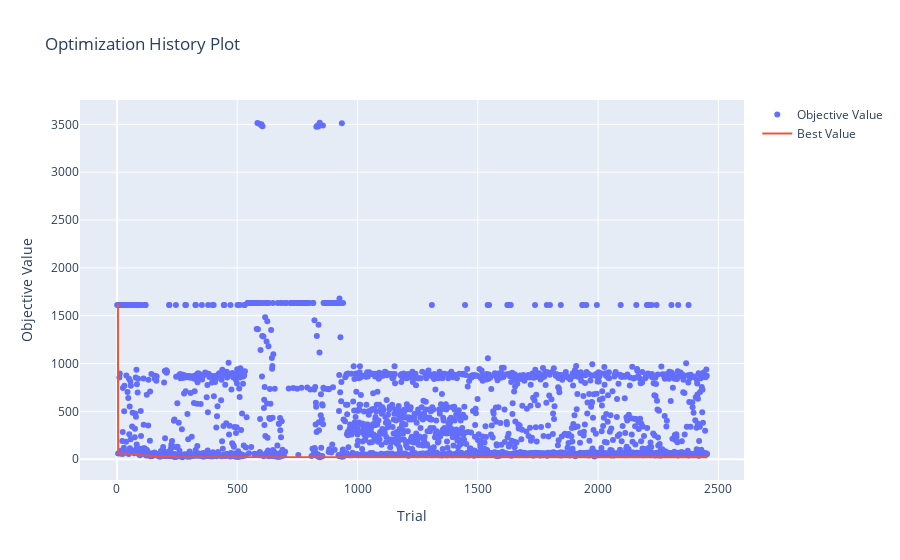

The notebook cell saved with this chart:
### Code cell
print(study.study_name)
valid_trials = [t for t in study.trials if t.value is not None]
top_3_trials = sorted(valid_trials, key=lambda t: t.value)[:10]
for i, trial in enumerate(top_3_trials):
    print(f"\nTrial {i+1}:")
    print("Params:", trial.params)
    print("Value:", trial.value)
print("---------------------------------------","\n")
print("Best Result:", study.best_value)

vis.plot_optimization_history(study)

### Figure 1 — Plotly figure (JSON) as saved in the notebook; plotly's stock layout.template omitted (floating-point values rounded to 4 significant figures; data arrays with more than 128 entries replaced by an {"elided": "..."} marker saying what was removed)
{"data": [{"mode": "markers", "name": "Objective Value", "type": "scatter", "x": {"elided": "2447 int values"}, "y": {"elided": "2447 float values"}}, {"mode": "lines", "name": "Best Value", "type": "scatter", "x": {"elided": "2454 int values"}, "y": {"elided": "2454 float values"}}, {"marker": {"color": "#cccccc"}, "mode": "markers", "name": "Infeasible Trial", "showlegend": false, "type": "scatter", "x": [], "y": []}], "layout": {"title": {"text": "Optimization History Plot"}, "xaxis": {"title": {"text": "Trial"}}, "yaxis": {"title": {"text": "Objective Value"}}}}
